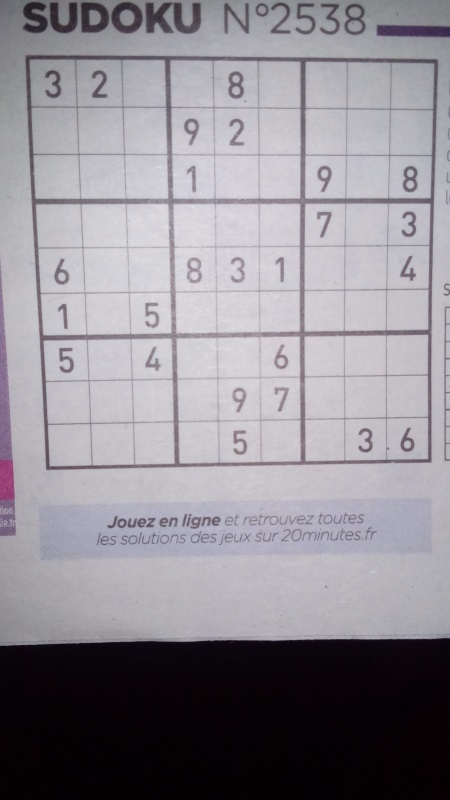
#> input picture images/sudoku6.jpg, 450 x 800 px
$ python Main.py   (Python 2 division)
#> lines starting #> are read from the running program, lines starting #| are printed output that depends on the picture; after the words box and inside, x2 and y2 are one past the last pixel; in counts of white or black regions, pixels touching at a corner belong together
### Solver.py
import numpy as np
import time
import copy


def solve_grid(grid):
    """
    Solve a Sudoku grid
    :param grid:
    :return:
    """
    grid = np.array(grid, copy=True)
    for i in range(9):
        for j in range(9):
            if grid[i][j] == 0:
                for k in range(1, 10):
                    grid[i][j]=k
                    if is_ok(grid):
                        result = solve_grid(grid)
                        if result is not None:
                            return result
                        grid[i][j]=0
                return None
    return grid


# [132 lines left out: functions solve_grid_best, solve_grid_best_util, update_poss_matrix, solve_grid_opt, solve_nrec, find_poss, not called in this run]


def is_ok(grid):
    """
    Check if the grid is OK (ie valid)
    :param grid:
    :return:
    """
    for i in range(0, 9):
        foundCol = []
        foundLi = []
        for j in range(0,9):
            col = grid[i][j]
            li = grid[j][i]
            if (col!=0 and col in foundCol) or (li!=0 and li in foundLi):
                return False
            else:
                foundCol.append(col)
                foundLi.append(li)

    for i in range(3):
        for j in range(3):
            found = []
            for k in range(3):
                for l in range(3):
                    case = grid[k+i*3][l+j*3]
                    if case!=0 and case in found:
                        return False
                    else:
                        found.append(case)

    return True

grid = np.array([[3, 2, 0, 0, 8, 0, 0, 0, 0],
                 [0, 0, 0, 9, 2, 0, 0, 0, 0],
                 [0, 0, 0, 1, 0, 0, 9, 0, 8],
                 [0, 0, 0, 0, 0, 0, 7, 0, 3],
                 [6, 0, 0, 8, 3, 1, 0, 0, 4],
                 [1, 0, 5, 0, 0, 0, 0, 0, 0],
                 [5, 0, 4, 0, 0, 6, 0, 0, 0],
                 [0, 0, 0, 0, 9, 7, 0, 0, 0],
                 [0, 0, 0, 0, 5, 0, 0, 3, 6]], np.uint8)
grid2 = np.array(grid, copy=True)


start = time.time()
res = solve_grid(grid)
end = time.time()
print res
print end-start
print is_ok(res)

'''
start = time.time()
res = solve_grid(grid2)
end = time.time()
print res
print is_ok(res)
print end-start
'''

### Reader.py
import cv2
import numpy as np
import copy
from DigitOCR import DigitOCR

class Reader:
    """
    Class which is used to read and analyse an image of as Sudoku Grid
    """
    def __init__(self):
        self.img = [[[]]]
        self.original = [[[]]]
        self.grid = [[[]]]
        self.rectifiedImage = [[[]]]
        self.largeurCorrected = 600

    def load_image(self, path):
        """
        Load image from path
        :param path:
        :return:
        """
#> called with path = 'images/sudoku6.jpg'
        self.img = cv2.imread(path)
#> self.img is the input picture: shape (800, 450, 3); mean B, G, R 148.3, 141.6, 145.1
        self.original = copy.deepcopy(self.img)

    def clean_image(self):
        """
        Apply gaussian blur, adaptative threshold, and CLOSE to image to erase noise
        :return: None
        """
        self.img = cv2.GaussianBlur(self.img, (5,5),0)
        self.img = cv2.cvtColor(self.img, cv2.COLOR_BGR2GRAY)
#> self.img: shape (800, 450)
        self.img = cv2.adaptiveThreshold(self.img,  255, cv2.ADAPTIVE_THRESH_GAUSSIAN_C, cv2.THRESH_BINARY, 5, 2)
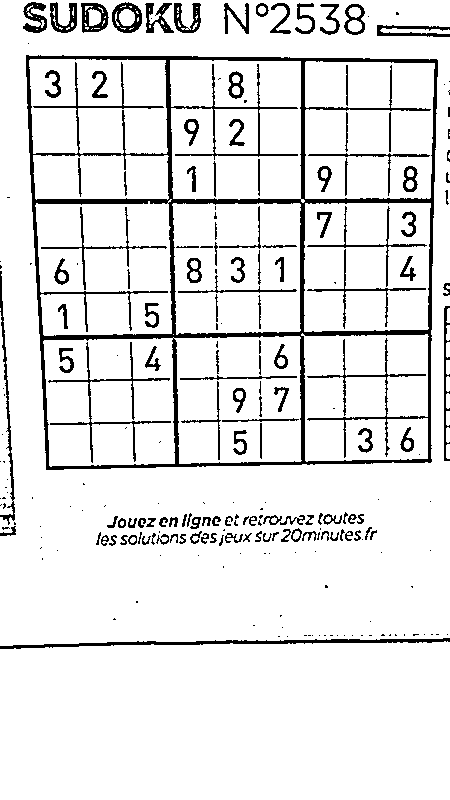
#> self.img: shape (800, 450); 90.4% white; 242 black regions (109 under 20 px), largest, box (x1, y1, x2, y2) and area: (26, 55, 438, 470) 15911, (0, 638, 450, 649) 1477, (48, 342, 171, 463) 968
        self.img = cv2.bitwise_not(self.img)

        matSize = int(self.img.shape[1]*0.01)
#> matSize = 4
        matSize = 2
        kernel = np.ones((matSize,matSize), np.uint8)
        self.img = cv2.erode(self.img, kernel, iterations=1)
#> self.img: shape (800, 450); 5.6% white in thin lines or dots, all inside (x1, y1, x2, y2) = (0, 3, 450, 649)
        self.img = cv2.dilate(self.img, kernel, iterations=3)
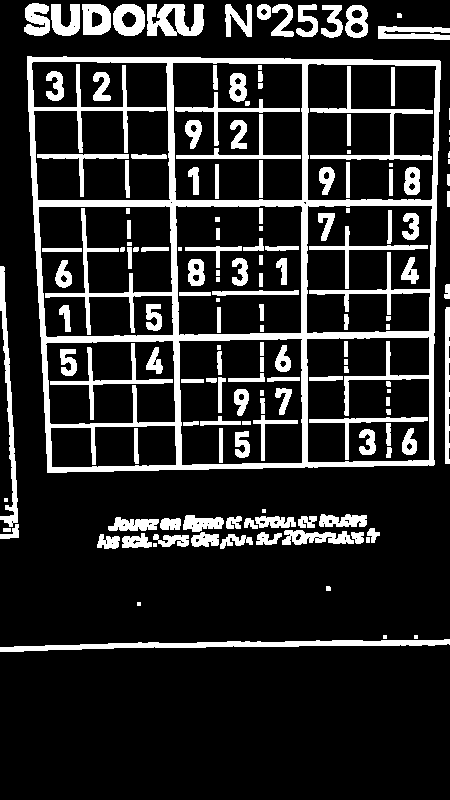
#> self.img: shape (800, 450); 16.7% white; 157 white regions (16 under 20 px)

    def cut_image_from_clean(self):
        """
        cut the image into 81 cases
        :return:
        """
        assert (self.rectifiedImage is not None)
        tailleCase = self.largeurCorrected/9
        self.cases = [self.rectifiedImage[x*tailleCase:(x+1)*tailleCase, y*tailleCase:(y+1)*tailleCase] for x in range(9) for y in range(9)]

    def rectify_perspective(self):
        """
        Corrects the perspective of img
        :return:
        """
        contours, hierachy = cv2.findContours(copy.deepcopy(self.img), cv2.RETR_TREE, cv2.CHAIN_APPROX_SIMPLE)[-2:]
#> contours = 222 contours, 75 with area under 20; largest, box (x1, y1, x2, y2) and area: (27, 56, 441, 473) 163500, (172, 62, 303, 201) 17648, (31, 61, 171, 201) 17580, (307, 63, 437, 201) 17135, (175, 205, 303, 336) 15896

        biggest = None
        max = -1
        for cnt in contours:
            ar = cv2.contourArea(cnt)
            if ar>max:
                max = ar
                biggest = cnt
#> this loop made 222 passes
#> (ar, max) on passes 1, 69: (1958.5, 1958.5), (163500.5, 163500.5)
#> ar on passes 5, 8, 9, 10, 11, 13: 15.5, 195.5, 243.5, 7.5, 208.5, 8
#> after the loop, biggest = contour of 105 points, box (x1, y1, x2, y2) (27, 56, 441, 473), area 163500; max = 163500.5

        self.grid = np.zeros(self.img.shape, dtype = np.uint8)
        cv2.drawContours(self.grid, [biggest], -1, 255, 3)
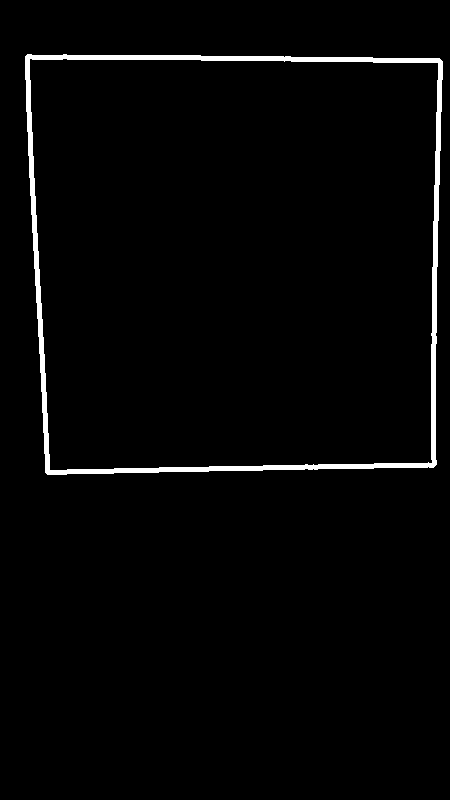
#> self.grid: shape (800, 450); 2.2% white; 1 white region, box (x1, y1, x2, y2) and area: (25, 54, 443, 475) 8087
        #cv2.imshow("Grid", self.grid)
        cv2.drawContours(self.original, [biggest], -1, (0,255,0), 3)
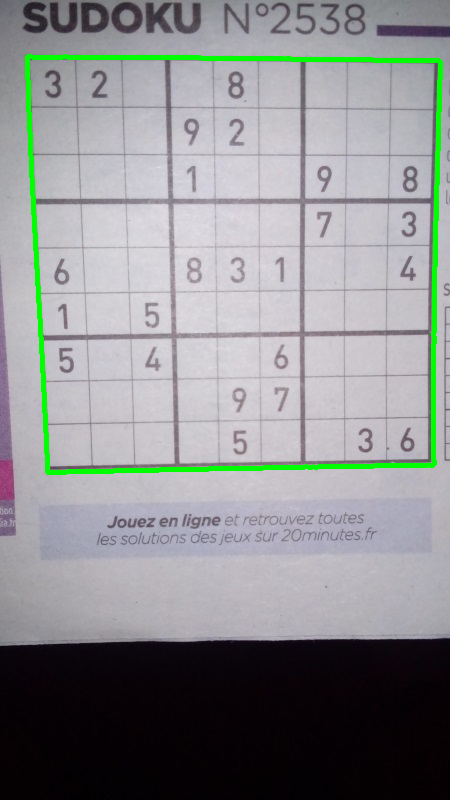
#> self.original: shape (800, 450, 3); 2.25% of pixels changed, all inside (x1, y1, x2, y2) = (25, 54, 443, 475)

        corners = cv2.goodFeaturesToTrack(self.grid, 4, 0.01, 10)
#> corners = [[30, 59], [430, 461], [50, 469], [437, 63]]
        for corner in corners:
            cv2.circle(self.original, (corner[0][0], corner[0][1]), 5, (0,0,255))
#> this loop made 4 passes

        M = cv2.moments(biggest)
#> M = moments, m00 163500.5, centre m10/m00, m01/m00 = (235, 260.6)
        cX = int(M["m10"] / M["m00"])
#> cX = 234
        cY = int(M["m01"] / M["m00"])
#> cY = 260

        sup_droit = (0,0)
        sup_gauche = (0,0)
        inf_droit = (0,0)
        inf_gauche = (0,0)

        for corner in corners:
            x, y = corner[0]
            if x<cX and y<cY:
                inf_gauche = (x,y)
            elif x<cX and y>cY:
                sup_gauche = (x,y)
            elif x>cX and y<cY:
                inf_droit = (x,y)
            elif x>cX and y>cY:
                sup_droit = (x,y)
#> this loop made 4 passes
        persp1 = np.float32([[inf_gauche[0],inf_gauche[1]],[inf_droit[0],inf_droit[1]],[sup_gauche[0],sup_gauche[1]],[sup_droit[0],sup_droit[1]]])
#> persp1 = [[30, 59], [437, 63], [50, 469], [430, 461]]
        persp2 = np.float32([[0,0],[self.largeurCorrected,0],[0,self.largeurCorrected],[self.largeurCorrected,self.largeurCorrected]])

        M = cv2.getPerspectiveTransform(persp1, persp2)
#> M = [[1.41, -0.0689, -38.33], [-0.0133, 1.35, -79.28], [-7.28e-05, -0.000158, 1]]

        self.rectifiedImage = cv2.warpPerspective(self.img, M, (self.largeurCorrected,self.largeurCorrected))
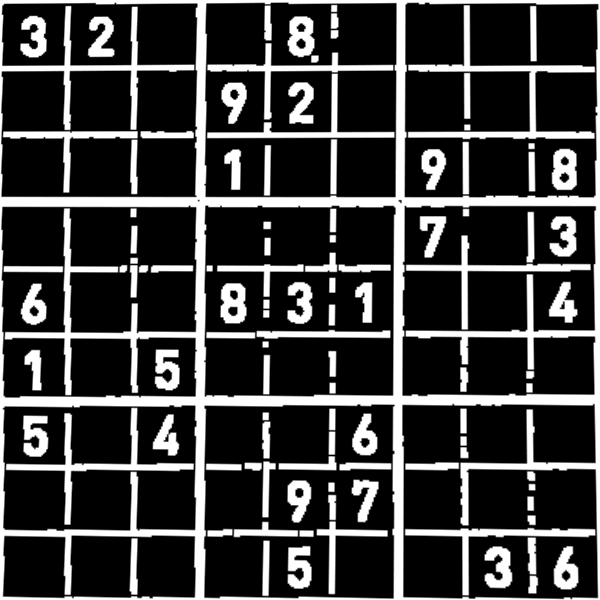
#> self.rectifiedImage: shape (600, 600); min 0, max 255, mean 60.6
#> in cut_image_from_clean, `self.cases = [self.rectifiedImage[x*tailleCase:(x+1)*tailleCase, y*tai..`: self.cases = 81 items

    def convert_to_matrix(self, trainer):
        """
        Convert the image to a 9x9 matrix of numbers
        :param trainer DigitOCM trainer. Assumed to be already trained
        :return:
        """
        assert isinstance(trainer, DigitOCR)
        matrix = np.zeros((9,9))
        for i in range(81):
            matrix[i/9][i%9] = trainer.read_image_tesseract(self.cases[i])
            #matrix[i/9][i%9] = trainer.read_image_network(self.cases[i])
        return matrix

    def margin_cases(self):
        for i in range(len(self.cases)):
            case = self.cases[i]
            dim = case.shape[0]
            margin = dim*0.15
            minX = int(margin*2)
            maxX = int(dim - margin)
            minY = int(margin*2)
            maxY = int(dim-margin)
            case = case[minY:maxY,minX:maxX]
            self.cases[i] = case
#> this loop made 81 passes
#> pass 1, in margin_cases, `case = self.cases[i]`:
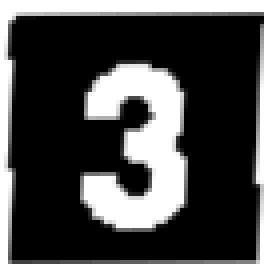
#> case: shape (66, 66) (shown 4 times larger); min 0, max 255, mean 69.4
#> pass 2, in margin_cases, `case = case[minY:maxY,minX:maxX]`:
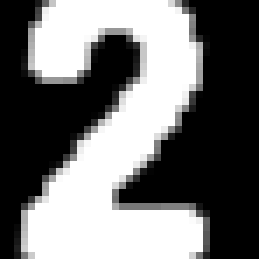
#> case: shape (37, 37) (shown 7 times larger); min 0, max 255, mean 112.9

    def show_image(self):
        '''
        Creates a windows to display img
        :return:
        '''
        cv2.imshow("Image", self.img)
        cv2.waitKey(0)

    def show_rectified(self):
        cv2.imshow("Image rectified", self.rectifiedImage)
        cv2.waitKey(0)

    # [7 lines left out: function show_original, not called in this run]

### DigitOCR.py
import cv2
import numpy as np
import random
import copy
import Reader
from PIL import Image
from pytesseract import image_to_string
import network

class DigitOCR:
    stockDim = 100
    def __init__(self):
        #self.model = cv2.KNearest()
		self.theta = None

    # [157 lines left out: functions save_training_data, create_training_data, train_from_grid, train_from_images, train_from_caps, load_training_data and 2 more, not called in this run]

    def read_image_tesseract(self,img):
        img = cv2.cvtColor(img, cv2.COLOR_GRAY2RGB)
        pil_img = Image.fromarray(img)

#> (the run stopped early here; a loop or call above may not have finished)
